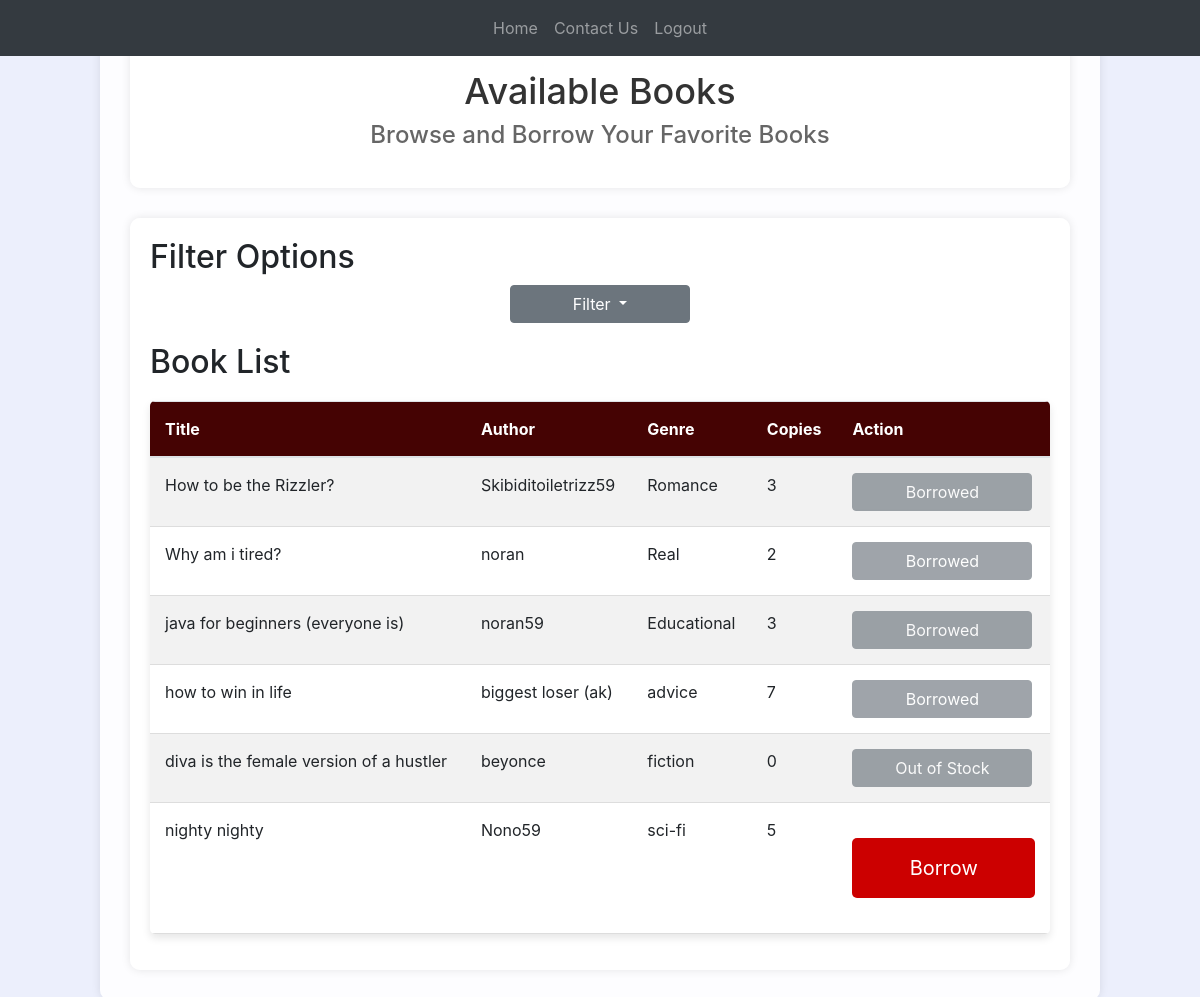
Page /book-list (signed in) on the earlier database version.
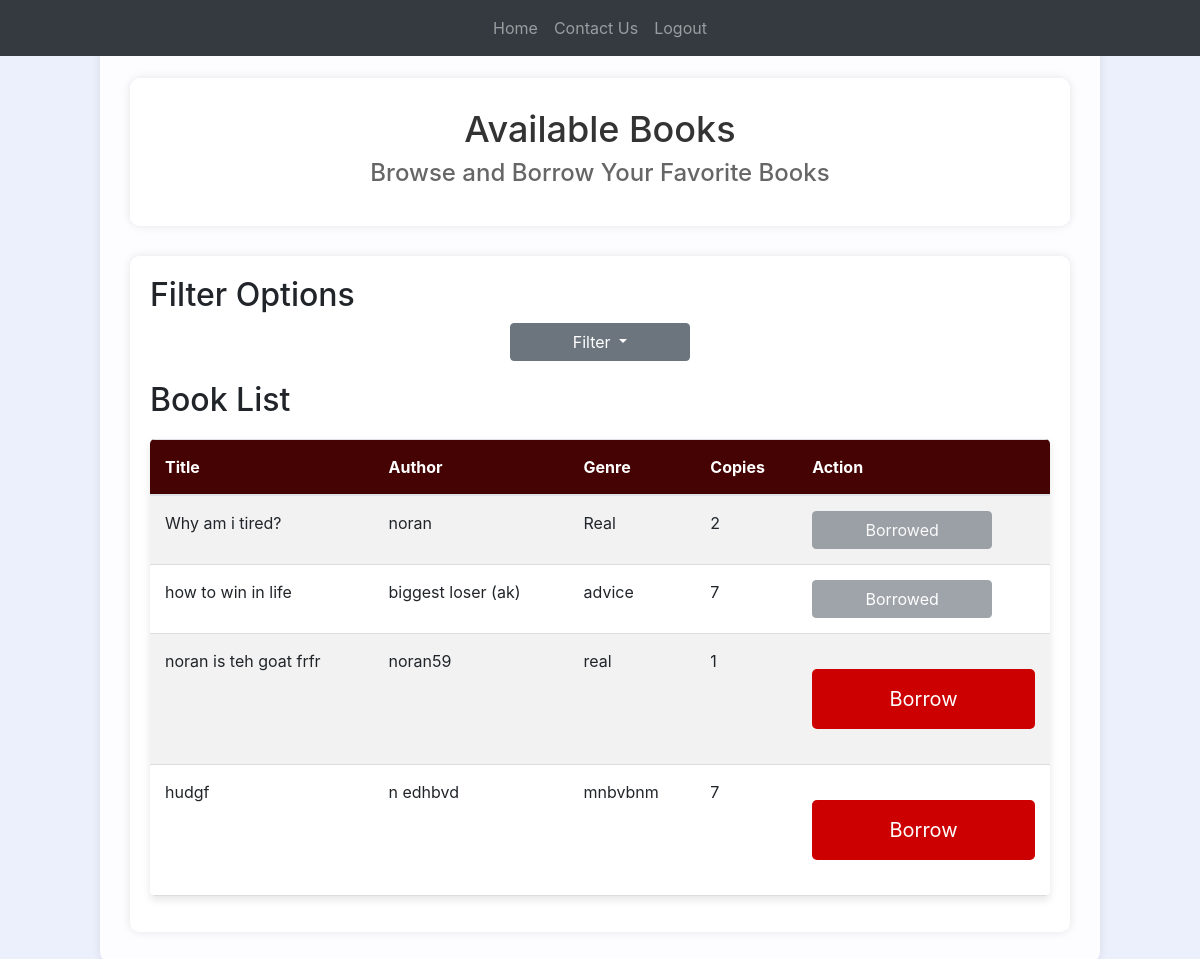
Same page on the later database version.
### website/models.py (models this page shows)
class Book(db.Model):
    id = db.Column(db.Integer, primary_key=True)  # a reference ID
    name = db.Column(db.String(150), nullable=False)  # a title
    author = db.Column(db.String(150), nullable=False)  # an author
    genre = db.Column(db.String(50), nullable=True)  # genre (optional)
    copies = db.Column(db.Integer, nullable=False)  # number of total copies
    remaining_copies = db.Column(db.Integer, nullable=False)  # number of remaining copies
    content_link = db.Column(db.String(500), nullable=True)  # link to access the book (optional)
    borrowed_books = db.relationship('BorrowedBook', backref='book')# relationship to track borrow records for this book

### website/views.py (the view)
@views.route('/book-list', methods=['GET', 'POST'])
@login_required
def book_list():
    selected_author = request.args.get('author')
    selected_genre = request.args.get('genre')
    if selected_author:
        books = Book.query.filter_by(author=selected_author).all()
    elif selected_genre:
        books = Book.query.filter_by(genre=selected_genre).all()
    else:
        books = Book.query.all()
    genres = db.session.query(Book.genre).distinct().all()
    authors = db.session.query(Book.author).distinct().all()
    borrowed_book_ids = [borrow.book_id for borrow in current_user.borrowed_books]
    return render_template('book_list.html', books=books, borrowed_book_ids=borrowed_book_ids,
                           genres=genres, authors=authors, selected_genre=selected_genre,
                           selected_author=selected_author)

### website/templates/book_list.html (shortened to what this page needs)
{% extends "base2.html" %}
{% block content %}
<div class="content-wrapper">
    <header>
        <div class="content-wrapper">
            <h1>Available Books</h1>
            <h2>Browse and Borrow Your Favorite Books</h2>
            <link rel="stylesheet" href="{{ url_for('static', filename='css/style.css') }}">
            <link rel="stylesheet" href="styles.css">
        </div>
    </header>
    <main class="book-section">
        <h2>Filter Options</h2>
        <div class="filter-section">
            <div id="filter-section">
                <button class="btn btn-secondary dropdown-toggle" type="button" id="filterDropdown" data-toggle="dropdown" aria-haspopup="true" aria-expanded="false">
                    Filter
                </button>
            </div>
        </div>
<h2>Book List</h2>
<table class="table table-striped">
    <thead>
        <tr>
            <th>Title</th>
            <th>Author</th>
            <th>Genre</th>
            <th>Copies</th>
            <th>Action</th>
        </tr>
    </thead>
    <tbody>
        {% for row in books %}
        <tr>
            <td>{{ row.name }}</td>
            <td>{{ row.author }}</td>
            <td>{{ row.genre }}</td>
            <td>{{ row.remaining_copies }}</td>
            <td>
                {% if current_user.is_admin %}
                <a href="/edit-book/{{ row.id }}">
                    <button class="btn btn-warning edit-button">
                        <i class="fas fa-cog"></i> Edit
                    </button>
                </a>
                <form action="{{ url_for('views.delete_book', book_id=row.id) }}" method="POST" style="display: inline;">
                    <button class="button" onclick="deleteBook(event, {{ row.id }})">
                        <div class="trash">
                            <div class="top">
                                <div class="paper"></div>
                            </div>
                            <div class="box"></div>
                            <div class="check">
                                <svg viewBox="0 0 8 6">
                                    <polyline points="1 3.4 2.71428571 5 7 1"></polyline>
                                </svg>
                            </div>
                        </div>
                        <span>Delete</span>
                    </button>
                </form>
                {% else %}
                {% if row.remaining_copies <= 0 %}
                <button class="btn btn-secondary" disabled>Out of Stock</button>
                {% elif row.id in borrowed_book_ids %}
                <button class="btn btn-secondary" disabled>Borrowed</button>
                {% else %}
                <form action="{{ url_for('views.borrow_book', book_id=row.id) }}" method="POST" style="display: inline;">
                    <button type="submit" class="btn btn-primary">Borrow</button>
                </form>
                {% endif %}
                {% endif %}
            </td>
        </tr>
        {% endfor %}
    </tbody>
</table>
</main>
</div>
{% endblock %}

### website/templates/base2.html (shortened to what this page needs)
<!DOCTYPE html>
<html>
  <head>
    <link
      rel="stylesheet"
      href="https://stackpath.bootstrapcdn.com/bootstrap/4.4.1/css/bootstrap.min.css"
    />
    <link
      rel="stylesheet"
      href="https://stackpath.bootstrapcdn.com/font-awesome/4.7.0/css/font-awesome.min.css"
    />
    <link rel="stylesheet" href="{{ url_for('static', filename='available_books.css') }}">
    <link rel="stylesheet" href="{{ url_for('static', filename='styles.css') }}">
  </head>
  <body>
    <nav class="navbar navbar-expand-lg navbar-dark bg-dark fixed-top">
      <div class="collapse navbar-collapse justify-content-center" id="navbar">
        <ul class="navbar-nav">
          {% if current_user.is_authenticated %}
          {% if request.path != '/' %}
          <li class="nav-item">
            <a class="nav-link {% if request.path == '/' %}active{% endif %}" id="home" href="/">Home</a>
          </li>
          {% endif %}
          {% if not current_user.is_admin %}
          {% if request.path != '/contact-us' %}
          <li class="nav-item">
            <a class="nav-link {% if request.path == '/contact-us' %}active{% endif %}" id="contact_us" href="/contact-us">Contact Us</a>
          </li>
          {% endif %}
          <li class="nav-item">
            <a class="nav-link" id="logout" href="/logout">Logout</a>
          </li>
          {% endif %}
          {% endif %}
        </ul>
      </div>
    </nav>
    <div class="container">{% block content %}{% endblock %}</div>
  </body>
</html>

### website/static/available_books.css (style rules this page uses)
body { background: url('L.jpg') center; background-size: cover; margin: 0; }
.content-wrapper { margin: 70px auto 0; padding: 30px; max-width: 1000px; background: rgba(255, 255, 255, 0.9); border-radius: 10px; box-shadow: 0 0 10px rgba(0, 0, 0, 0.1); }
header { text-align: center; margin-bottom: 30px; }
header h1 { font-size: 36px; color: #333; }
header h2 { font-size: 24px; color: #666; }
.book-section { margin-top: 20px; padding: 20px; border-radius: 10px; background: rgba(255, 255, 255, 0.9); box-shadow: 0 0 10px rgba(0, 0, 0, 0.1); }
.table { margin-top: 20px; border-collapse: collapse; width: 100%; background: white; border-radius: 5px; overflow: hidden; box-shadow: 0 4px 8px rgba(0, 0, 0, 0.1); }
.table thead { background: #450303; color: white; }
.table th, .table td { padding: 15px; text-align: left; border-bottom: 1px solid #ddd; }
.filter-section { margin-bottom: 20px; text-align: center; }

### website/static/styles.css (style rules this page uses)
body { height: 100vh; margin: 0; }
.btn-primary { display: block; width: 100%; margin: 20px auto; padding: 15px; background-color: #cc0000; color: white; border: none; border-radius: 5px; font-size: 20px; cursor: pointer; }

### website/static/css/style.css (style rules this page uses)
html { box-sizing: border-box; -webkit-font-smoothing: antialiased; }
* { box-sizing: inherit; }
*:before, *:after { box-sizing: inherit; }
body { min-height: 100vh; display: flex; font-family: 'Inter', Arial; justify-content: center; align-items: center; background: #eceffc; }

### website/templates/base2.html (style rules this page uses)
body { padding-top: 70px; }
.navbar { z-index: 1000; position: fixed; top: 0; left: 0; width: 100%; }
.btn-secondary { background-color: grey; color: white; cursor: not-allowed; border: none; padding: 8px 16px; text-align: center; font-size: 14px; }
button { font-family: inherit; font-size: 20px; background: royalblue; color: white; padding: 0.9em 1.5em; border: none; border-radius: 16px; overflow: hidden; transition: all 0.2s; cursor: pointer; position: relative; width: 180px; }

Differences in the rows shown:
removed Book: name "How to be the Rizzler?", author "Skibiditoiletrizz59", genre "Romance", remaining_copies "3", shows "Borrowed"
removed Book: name "java for beginners (everyone is)", author "noran59", genre "Educational", remaining_copies "3", shows "Borrowed"
removed Book: name "diva is the female version of a hustler", author "beyonce", genre "fiction", remaining_copies "0", shows "Out of Stock"
removed Book: name "nighty nighty", author "Nono59", genre "sci-fi", remaining_copies "5"
added Book: name "noran is teh goat frfr", author "noran59", genre "real", remaining_copies "1"
added Book: name "hudgf", author "n edhbvd", genre "mnbvbnm", remaining_copies "7"
